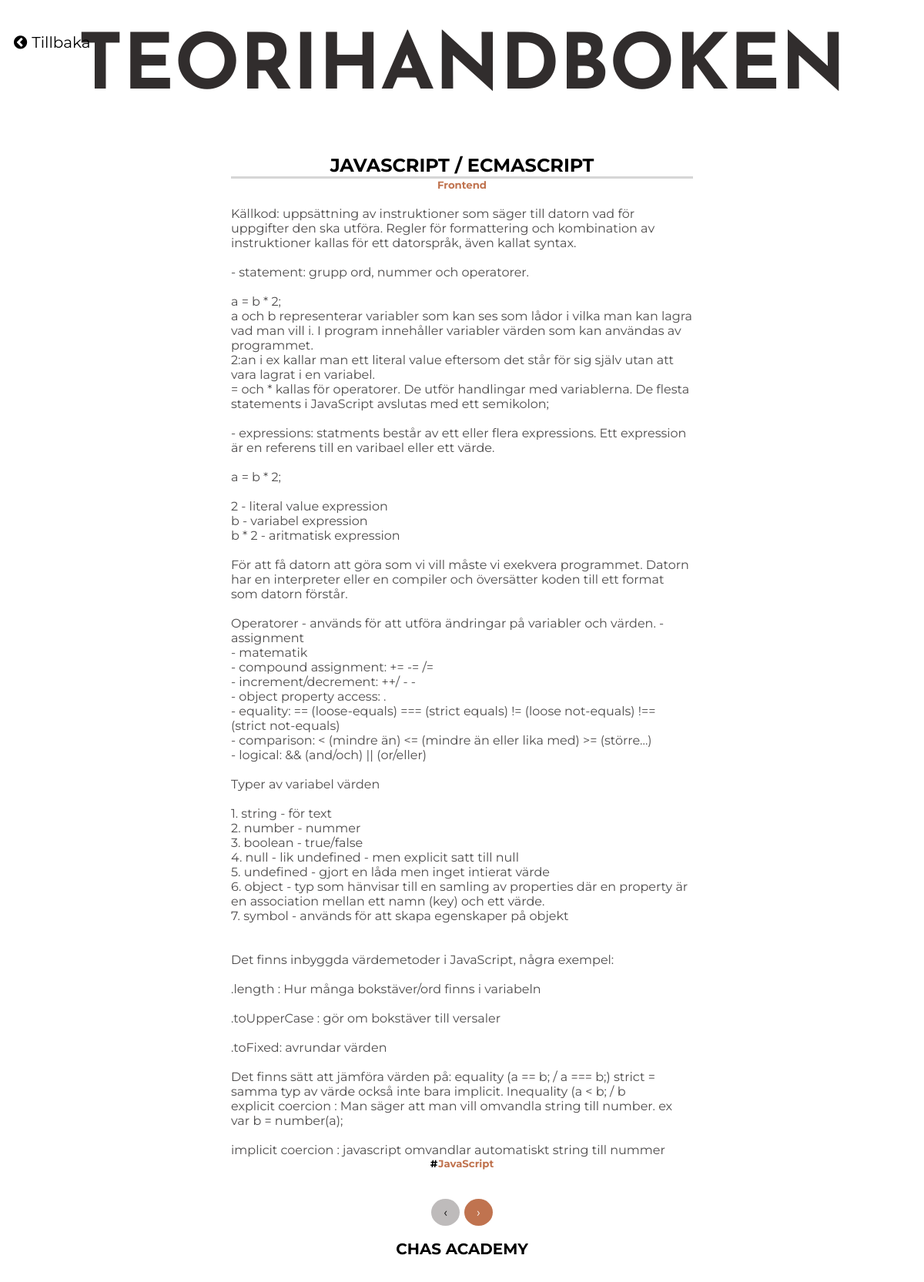
/posts/tags/3, run on the app's committed database.
### tables this page shows
CREATE TABLE `posts` (
  `id` int(10) unsigned NOT NULL AUTO_INCREMENT,
  `title` varchar(100) NOT NULL,
  `body` longtext NOT NULL,
  `category` int(10) unsigned NOT NULL,
  PRIMARY KEY (`id`),
  KEY `category` (`category`),
  CONSTRAINT `posts_ibfk_2` FOREIGN KEY (`category`) REFERENCES `categories` (`category_id`) ON UPDATE CASCADE
);

CREATE TABLE `categories` (
  `category_id` int(10) unsigned NOT NULL,
  `category_name` varchar(50) NOT NULL,
  PRIMARY KEY (`category_id`)
);

CREATE TABLE `tags` (
  `tag_id` int(10) unsigned NOT NULL,
  `tag_name` varchar(30) NOT NULL,
  PRIMARY KEY (`tag_id`)
);

### src/Controllers/AbstractController.php (called while the page is built, shortened)
<?php
abstract class AbstractController
{
    protected function render(string $templates, array $params): string
    {
        extract($params);
        include $templates;
        $renderedView = ob_get_clean();
        return $renderedView;
    }
}

### src/Controllers/PostController.php (called while the page is built, shortened)
<?php
class PostController extends AbstractController
{
    public function getPostsByTag($id)
    {
            $postModel = new PostModel;
            $posts = $postModel->getByTag($id);
            $properties = [
                'posts' => $posts
            ];
            return $this->render('views/posts.php', $properties);
    }
}

### src/Core/router.php (called while the page is built, shortened)
<?php
class Router {
    private $routeMap;
    private static $regexPatters = [
        'number' => '\d+',
        'string' => '\w'
    ];
    public function __construct() {
        $json = file_get_contents(__DIR__ . '/../../Config/routes.json');
        $this->routeMap = json_decode($json, true);
    }
    public function route(Request $request): string
    {
        $path = $request->getPath();
        foreach ($this->routeMap as $route => $info) {
            $regexRoute = $this->getRegexRoute($route, $info);
            if (preg_match("@^/$regexRoute$@", $path)) {
                return $this->executeController($route, $path, $info, $request);
            }
        }
         $errorController = new ErrorController($request);
         return $errorController->notFound();
    }
    private function getRegexRoute(string $route, array $info): string {
        if (isset($info['params'])) {
            foreach ($info['params'] as $name => $type) {
                $route = str_replace(':' . $name, self::$regexPatters[$type], $route);
            }
        }
        return $route;
    }
    private function executeController(
        string $route,
        string $path,
        array $info,
        Request $request
    ): string {
        $controller = new $controllerName($request);
        $params = $this->extractParams($route, $path);
        return call_user_func_array([$controller, $info['method']], $params);
    }
    private function extractParams(string $route, string $path): array {
        $params = [];
        $pathParts  = explode('/', $path);
        $routeParts = explode('/', $route);
        foreach ($routeParts as $key => $routePart) {
            if (strpos($routePart, ':') === 0) {
                $name = substr($routePart, 1);
                $params[$name] = $pathParts[$key+1];
            }
        }
        return $params;
    }
}

### src/Utils/singleton.php (called while the page is built, shortened)
<?php
    abstract class Singleton
    {
        private static $instances = array();
        public static function getInstance()
        {
            $class = get_called_class();
            if (!isset(self::$instances[$class])) {
                self::$instances[$class] = new static();
            }
            return self::$instances[$class];
        }
    }

### src/Core/config.php (called while the page is built, shortened)
<?php
    class Config extends Singleton
    {
        private $data;
        protected function __construct()
        {
            $json = file_get_contents(__DIR__ . '/../../config/app.json');
            $this->data = json_decode($json, true);
        }
        public function get($key)
        {
            return $this->data[$key];
        }
    }

### src/Core/connection.php (called while the page is built, shortened)
<?php
    class Connection extends Singleton
    {
        protected function __construct()
        {
            try {
                $config = Config::getInstance()->get('db');
                $this->handler = new PDO(
                    $config['dsn'],
                    $config['user'],
                    $config['password']
                );
            } catch (PDOException $e) {
                echo $e->getMessage();
            }
        }
    }

### src/Models/AbstractModel.php (called while the page is built, shortened)
<?php
abstract class AbstractModel {
    public function __construct() {
        $this->db = Connection::getInstance()->handler;
    }
}

### src/Models/PostModel.php (called while the page is built, shortened)
<?php
class PostModel extends AbstractModel
{
    public function getTagsForPostId(int $id)
    {
        try {
            $query = 'SELECT t.tag_name, t.tag_id
            FROM tags t
            LEFT JOIN post_tags pt ON pt.tags_id = t.tag_id
            LEFT JOIN posts p ON p.id = pt.posts_id
            WHERE pt.posts_id = :id';
            $statement = $this->db->prepare($query);
            $statement->bindValue(':id', $id, PDO::PARAM_INT);
            $statement->execute();
            $tags = $statement->fetchAll(PDO::FETCH_ASSOC);
            return $tags;
        } catch (Exception $e) {
            echo $e->getMessage();
            die();
        }
    }
    public function getByTag($id): array
    {
        try {
            $query = 'SELECT p.id, p.title, p.body, p.category, c.category_name, t.tag_name, t.tag_id
             FROM posts p
             LEFT JOIN post_tags pt ON p.id = pt.posts_id
             LEFT JOIN categories c ON c.category_id = p.category
             LEFT JOIN tags t ON pt.tags_id = t.tag_id
             WHERE tags_id = :tags_id';
            $statement = $this->db->prepare($query);
            $statement->execute([':tags_id' => $id]);
            $posts = $statement->fetchAll(PDO::FETCH_CLASS, self::CLASSNAME);
            foreach ($posts as $post) {
                $post->setTags($this->getTagsForPostId($post->getId()));
            }
            return $posts;
        } catch (Exception $e) {
            echo $e->getMessage();
            die();
        }
    }
}

### src/Domain/Post.php (called while the page is built, shortened)
<?php
class Post {
    private $id;
    private $title;
    private $body;
    private $tags;
    private $category;
    public function getId(): int
    {
        return $this->id;
    }
    public function getTitle(): string
    {
        return $this->title;
    }
    public function getBody(): string
    {
        return $this->body;
    }
    public function getTags(): array
    {
        return $this->tags;
    }
    public function setTags(array $tags)
    {
        $this->tags = $tags;
    }
    public function getCategory(): int
    {
        return $this->category;
    }
}

### src/Core/request.php (called while the page is built, shortened)
<?php
class Request {
    private $path;
    public function __construct() {
        $this->path = explode('?', $_SERVER['REQUEST_URI'])[0];
    }
    public function getPath(): string {
        return $this->path;
    }
}

### views/posts.php (the view)
<section class="showPosts">
<div class="back">
    <a href="/" class="arrow"><i class="fa fa-chevron-circle-left"></i></a>
    <a href="/" class="arrow"<p> Tillbaka</p></a>
</div>
    <?php foreach ($posts as $post): ?>
        <article class="post">
            <h2 class="title"> <?php echo $post->getTitle();?> </h2>
            <h5> <a href="/posts/category/<?php echo $post->getCategory() ?>" class ="postCategory"><?php echo $post->category_name; ?></h5></a>
            <p class="body"> <?php echo $post->getBody(); ?> </p>
                <div class="postTags">
                    <?php foreach($post->getTags() as $tag): ?>
                        <h5> #<a href="/posts/tags/<?php echo $tag['tag_id']; ?>" class="taglinks"><?php echo $tag['tag_name']; ?></a></h5>
                    <?php endforeach ?>
                </div>
        </article>
    <?php endforeach ?>
</section>
<div class="pages">
    <a href="#" class="previous round">&#8249;</a>
    <a href="#" class="next round">&#8250;</a>
</div>

### index.php (shortened to what this page needs)
<?php
function autoloader($classname)
{
    $lastSlash = strpos($classname, '\\') + 1;
    $classname = substr($classname, $lastSlash);
    $directory = str_replace('\\', '/', $classname);
    $filename = __DIR__ . '/src/' . $directory . '.php';
}
$router = new Router();
$response = $router->route(new Request());
echo $response;
?>

### styles/style.css (style rules this page uses)
* { margin: 0; padding: 0; font-family: 'Montserrat', sans-serif; text-decoration: none; list-style: none; }
header { display: flex; align-items: baseline; justify-content: space-around; margin: auto; font-size: 25px; text-align: center; text-transform: uppercase; height: 100px; color: rgb(27, 26, 26); width: 100%; }
#logo { position: absolute; color: rgb(49, 45, 45); font-size: 100px; margin-top: 40px; font-family: 'Josefin Sans', sans-serif; font-weight: bold; }
footer { width: 100%; display: flex; height: 70px; background-color: rgba(255, 255, 255, 0.781); justify-content: center; }
footer > h5 { margin-top: 15px; text-transform: uppercase; font-size: 20px; }
.showPosts { width: 100%; background-color: rgb(255, 255, 255); margin-top: 100px; text-align: center; }
.post { width: 50%; margin: auto; text-align: center; min-height: 200px; }
.title { margin-top: 70px; border-bottom: 3px solid rgba(90, 88, 88, 0.247); text-transform: uppercase; }
.body { color: rgb(78, 76, 76); margin-top: 20px; min-height: 300px; text-align: start; width: 100%; word-wrap: break-word; }
.postTags { margin-bottom: 35px; }
.postCategory { text-align: center; color: rgb(192, 115, 79); }
.taglinks { margin-left: 1px; color: rgb(192, 115, 79); margin-bottom: 35px; }
.pages { display: flex; width: 100%; justify-content: center; }
.pages > a { text-decoration: none; display: inline-block; padding: 8px 16px; margin: 3px; }
.previous { background-color: #bebbbb; color: black; }
.next { background-color: rgb(192, 115, 79); color: white; }
.round { border-radius: 50%; }
.back { display: flex; margin-left: 15px; position: absolute; top: 40px; align-items: center; }
.arrow { color: black; margin: 3px; font-size: 20px; }

### data on the page
posts: id "TEORIHANDBOKEN CHAS ACADEMY", title "JAVASCRIPT / ECMASCRIPT", category.category_name "Frontend", body "Källkod: uppsättning av instruktioner som säger till datorn vad för uppgifter den ska utföra. Regler för formattering och kombination av instruktioner kallas för ett datorspråk, även kallat syntax. - statement: grupp ord, nummer och operatorer. a = b * 2; a och b representerar variabler som kan ses som lådor i vilka man kan lagra vad man vill i. I program innehåller variabler värden som kan användas av programmet. 2:an i ex kallar man ett literal value eftersom det står för sig själv utan att vara lagrat i en variabel. = och * kallas för operatorer. De utför handlingar med variablerna. De flesta statements i JavaScript avslutas med ett semikolon; - expressions: statments består av ett eller…"
tags: tag_name "JavaScript"
